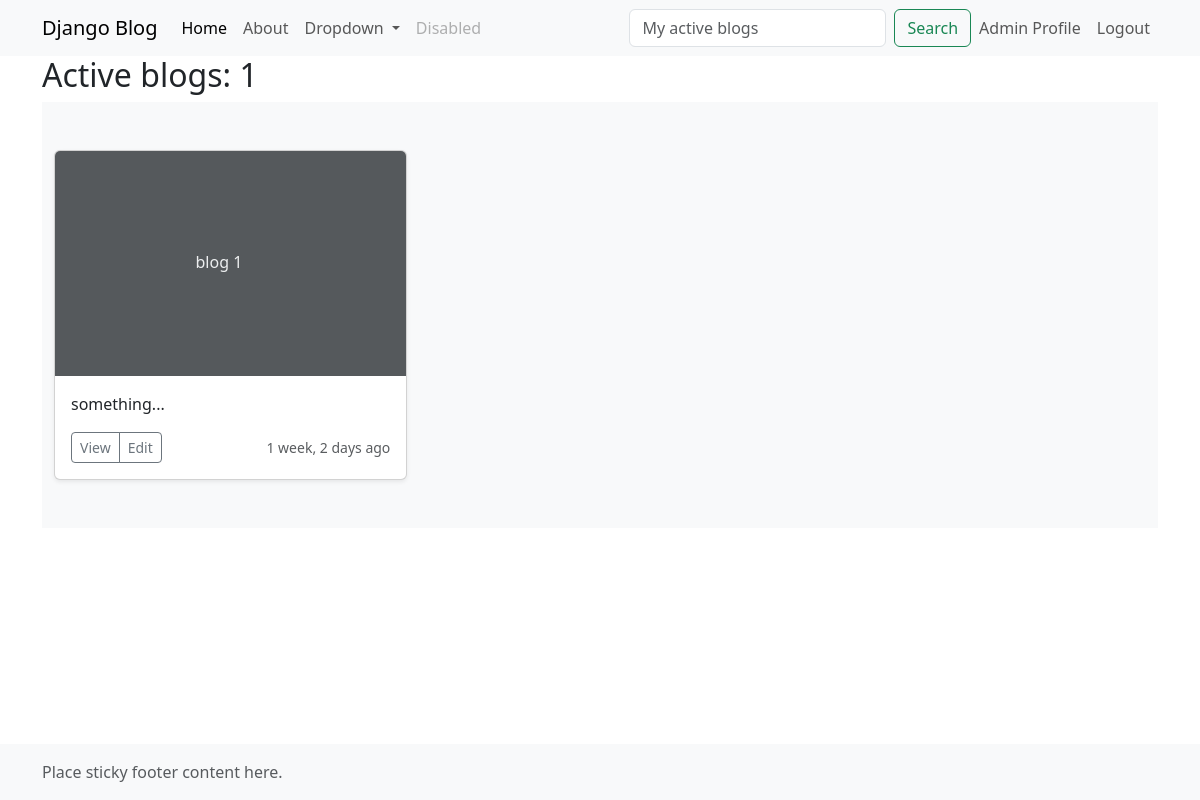
The app's page /my_active_blogs/ (signed in), older data.
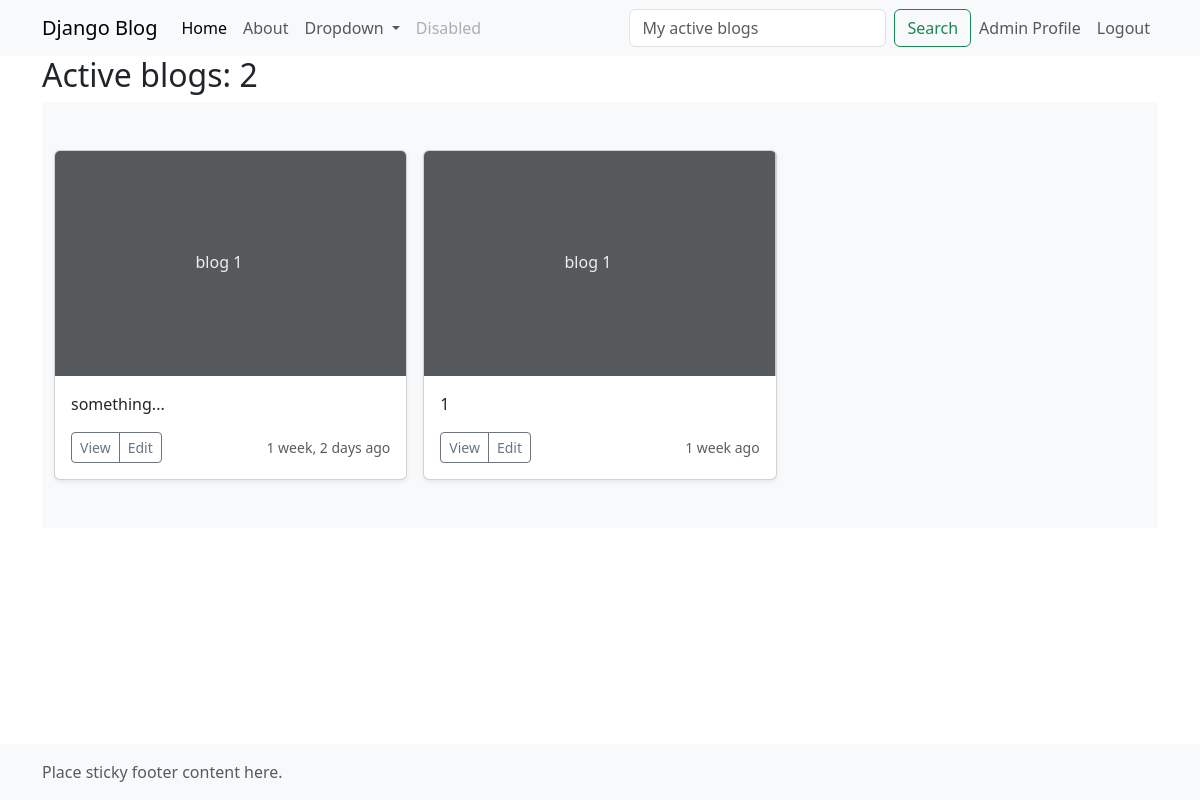
The same page, newer data.
### blog/models/blog.py (models this page shows, shortened)
class Blog(models.Model):
    TYPE = {
        'Journal': 'Journal',
        "Life updates": 'Life updates',
        'Travel stories': 'Travel stories',
        'Personal growth': 'Personal growth'
    }
    author = models.ForeignKey(AUTH_USER_MODEL, on_delete=models.CASCADE)
    title = models.CharField(max_length=200, verbose_name='Title')
    content = models.TextField(verbose_name='Description')
    image = models.ImageField(upload_to='blog_images/', blank=True, null=True)
    is_active = models.BooleanField(default=True)
    type = models.CharField(max_length=50, choices=TYPE, default='Journal')
    created_at = models.DateTimeField(auto_now_add=True)
    updated_at = models.DateTimeField(auto_now=True)
    class Meta:
        permissions = [
            ('can_all_manage', 'Can all changed models')
        ]

### blog/views.py (the view)
# urls.py: path('my_active_blogs/', views.my_active_blogs, name='my_active_blogs'),
@login_required
def my_active_blogs(request):
    blogs = Blog.objects.filter(is_active=True, author=request.user)
    search = request.GET.get('my_active_query')
    if search:
        blogs = Blog.objects.filter(title__icontains=search, is_active=False, author=request.user)
    context = {
        "blogs": blogs,
    }
    return render(request, template_name='blog/my_blogs.html', context=context)

### templates/blog/my_blogs.html (shortened to what this page needs)
{% extends 'blog/base.html' %}
{% block search %}
    <form class="d-flex" role="search">
        <input class="form-control me-2" name="my_active_query" type="search" placeholder="My active blogs"
               aria-label="Search" required/>
        <button class="btn btn-outline-success" type="submit">Search</button>
    </form>
{% endblock %}
{% block content %}
    <h2>Active blogs: {{ blogs.count }}</h2>
    <div class="album py-5 bg-body-tertiary">
        <div class="container">
            <div class="row row-cols-1 row-cols-sm-2 row-cols-md-3 g-3">
                {% for blog in blogs %}
                    <div class="col">
                        <div class="card shadow-sm">
                            {% if blog.image %}
                                <img class="img-cover" src="{{ blog.image.url }}" alt="rasm">
                            {% else %}
                                <svg aria-label="Placeholder: Thumbnail"
                                     class="bd-placeholder-img card-img-top"
                                     height="225"
                                     preserveAspectRatio="xMidYMid slice" role="img"
                                     width="100%"
                                     xmlns="http://www.w3.org/2000/svg"><title>
                                    Placeholder</title>
                                    <rect width="100%" height="100%" fill="#55595c"></rect>
                                    <text x="40%" y="50%" fill="#eceeef"
                                          dy=".3em">{{ blog.title }}</text>
                                </svg>
                            {% endif %}
                            <div class="card-body">
                                <p class="card-text">{{ blog.content|truncatechars:128 }}</p>
                                <div class="d-flex justify-content-between align-items-center">
                                    <div class="btn-group">
                                        <a href="{% url 'detail' blog.id %}" class="btn btn-sm btn-outline-secondary">View</a>
                                        <a href="{% url 'update' blog.id %}" type="button"
                                           class="btn btn-sm btn-outline-secondary">Edit</a>
                                    </div>
                                    <small class="text-body-secondary">{{ blog.created_at|timesince }} ago</small></div>
                            </div>
                        </div>
                    </div>
                {% endfor %}
            </div>
        </div>
    </div>
{% endblock %}

Row changes from the older to the newer data that the page shows:
added Blog: title "blog 1", content "1", created_at "1 week"
Text that changed along with them:
{{ blogs.count }}: "1" → "2"
